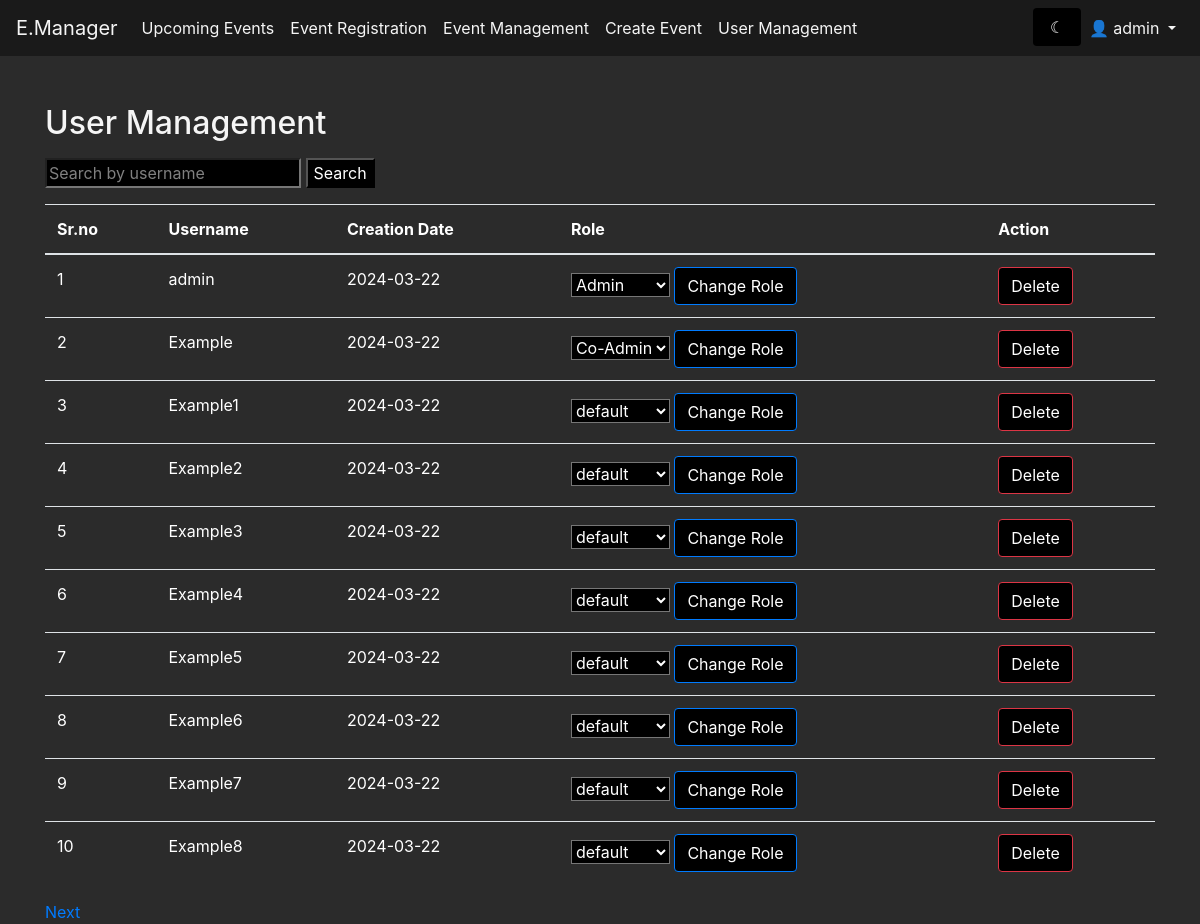
/user_management (signed in), run on an earlier commit of the app's database.
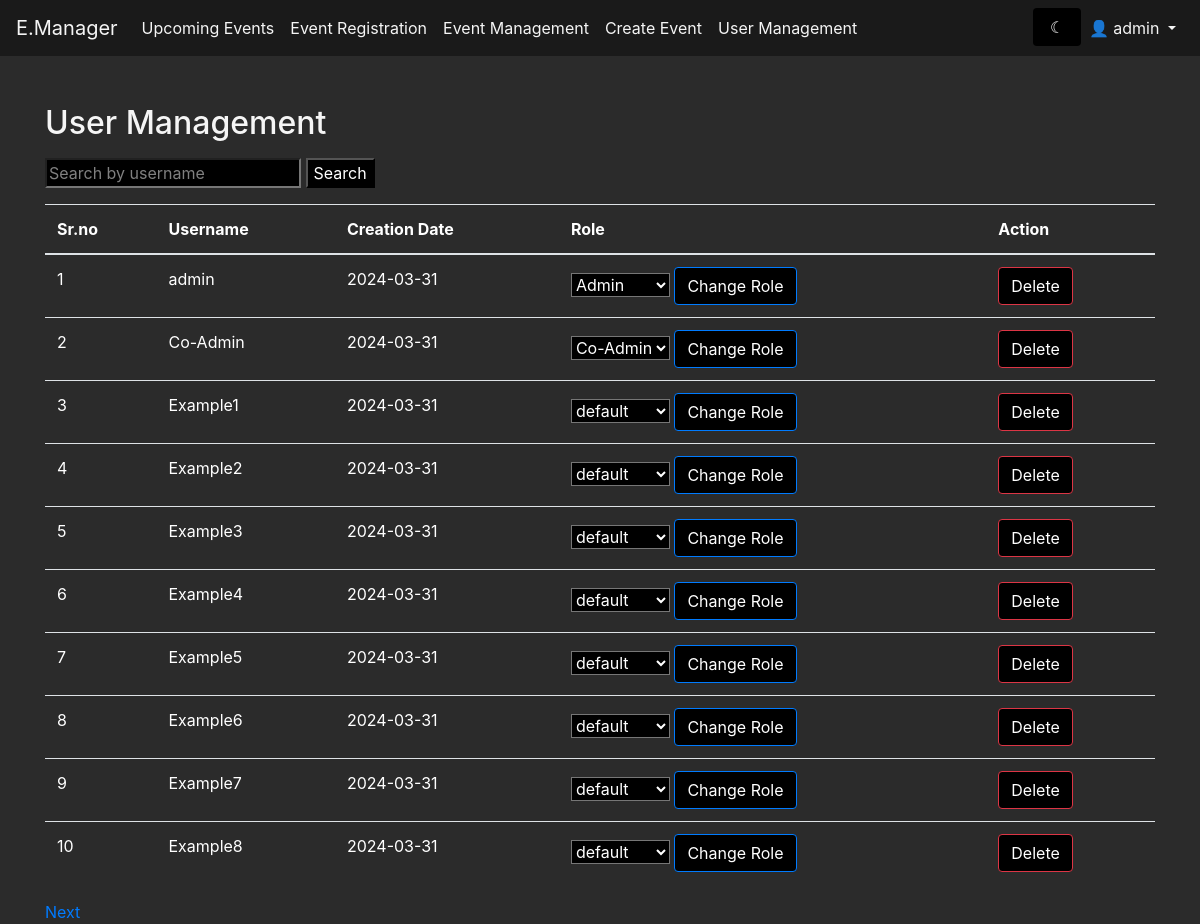
And on a later commit of the database.
### modules/models.py (models this page shows, shortened)
class User(db.Model):
    id = db.Column(db.Integer, primary_key=True)
    username = db.Column(db.String(100), nullable=False)
    password = db.Column(db.String(30), nullable=False)
    date_created = db.Column(db.DateTime, default=datetime.utcnow)
    role = db.Column(db.String(30), default='default')

### modules/user.py (the view)
@app.route('/user_management', methods=['GET', 'POST'])
def user_management():
    if 'username' in session:
        if User.query.filter_by(username=session['username']).first().role == 'Admin':
            page = request.args.get('page', 1, type=int)
            users = User.query.paginate(page=page, per_page=10, error_out=False)
            if request.method == 'POST':
                search = request.form.get('search')
                if search:
                    search_result = User.query.filter(User.username.like('%' + search + '%')).all()
                    return render_template('user_management.html', users=search_result)
            msg = get_flashed_messages()
            return render_template('user_management.html', users=users, msg=msg)
        else:
            flash('You are not authorized to access this page')
            return redirect(url_for('event'))
    return redirect(url_for('signin'))

### modules/templates/user_management.html (shortened to what this page needs)
<!DOCTYPE html>
<html lang="en" xmlns="http://www.w3.org/1999/html">
  <head>
    <link
      href="https://stackpath.bootstrapcdn.com/bootstrap/4.5.0/css/bootstrap.min.css"
      rel="stylesheet"
    />
    <link rel="stylesheet" href="{{url_for('static',filename='css/dashboard.css')}}" />
  </head>
  <body class="{{ session['theme'] }}">
    <nav class="navbar navbar-expand-lg navbar-light bg-light fixed-top">
      <a class="navbar-brand" href="/event">E.Manager</a>
      <div class="collapse navbar-collapse" id="navbarNav">
        <ul class="navbar-nav">
          <li class="nav-item">
            <a class="nav-link" href="/event">Upcoming Events</a>
          </li>
          <li class="nav-item">
            <a class="nav-link" href="/event">Event Registration</a>
          </li>
          <li class="nav-item">
            <a class="nav-link" href="/event_manager">Event Management</a>
          </li>
          {% if 'role' in session and session['role'] == 'Admin' or 'role' in session and session['role'] == 'Co-Admin' %}
          <li class="nav-item">
            <a class="nav-link" href="/event/create">Create Event</a>
          </li>
          {% endif %}
          {% if 'role' in session and session['role'] == 'Admin' %}
          <li class="nav-item">
            <a class="nav-link" href="/user_management">User Management</a>
          </li>
          {% endif %}
        </ul>
        <ul class="navbar-nav ml-auto">
          <form action="/toggle_theme" method="post" id="toggle-theme-form">
            <input type="submit" class="form-control border-0" value="{% if session['theme'] == 'light-theme' %} &#9788 {% else %} &#9790 {% endif %}" />
          </form>
          {% if 'username' in session %}
          <li class="nav-item dropdown">
            <a
              class="nav-link dropdown-toggle"
              href="#"
              id="navbarDropdown"
              role="button"
              data-toggle="dropdown"
              aria-haspopup="true"
              aria-expanded="false"
            >
              👤 {{ session['username'] }}
            </a>
          </li>
          {% endif %}
        </ul>
      </div>
    </nav>
    <div class="container mt-4">
      <h2 class="mb-3">User Management</h2>
      <form method="POST" class="mb-3">
        <input type="text" name="search" placeholder="Search by username" />
        <input type="submit" value="Search" />
      </form>
      <table class="table mb-3">
        <thead>
          <tr>
            <th>Sr.no</th>
            <th>Username</th>
            <th>Creation Date</th>
            <th>Role</th>
            <th>Action</th>
          </tr>
        </thead>
        <tbody id="userTable">
          {% for user in users %}
          <tr>
            <td>{{ user.id}}</td>
            <td>{{ user.username }}</td>
            <td>{{ user.date_created.strftime('%Y-%m-%d') }}</td>
            <td>
              <form method="POST" action="{{ url_for('change_role') }}">
              <select name="role">
                <option value="default" {% if user.role == 'default' %}selected{% endif %}>default</option>
                <option value="Co-Admin" {% if user.role == 'Co-Admin' %}selected{% endif %}>Co-Admin</option>
                <option value="Admin" {% if user.role == 'Admin' %}selected{% endif %}>Admin</option>
              </select>
                <input
                  type="submit"
                  class="btn btn-primary"
                  value="Change Role"
                />
              </form>
            </td>
            <td>
              <form method="POST" action="{{ url_for('delete_user') }}">
                <input type="submit" class="btn btn-danger" value="Delete" />
              </form>
            </td>
          </tr>
          {% endfor %}
        </tbody>
      </table>
      <div class="pagination">
         {% if users.has_next %}
        <a href="{{ url_for('user_management', page=users.next_num) }}">Next</a>
        {% endif %}
      </div>
    </div>
  </body>
</html>

### modules/static/css/dashboard.css (style rules this page uses)
body { background-color: #2b2b2b; color: #f5f5f5; padding-top: 80px; }
.navbar { background-color: #1a1a1a !important; }
.nav-link, .dropdown-item { color: #f5f5f5 !important; }
.navbar-brand { color: #f5f5f5 !important; }
.btn-primary { background-color: #007bff; border-color: #007bff; }
.container { background-color: #2b2b2b; }
table { color: #ffffff; }
th, td { color: #ffffff; }
input { background-color: #000000; color: #ffffff; }
::placeholder { color: #ffffff; opacity: 0.5; }
select { background-color: #000000 !important; color: #ffffff !important; }
select option { background-color: #000000 !important; color: #ffffff !important; }
input, textarea { background-color: #000000 !important; color: #ffffff !important; }
::placeholder { color: #ffffff !important; opacity: 0.5 !important; }

What changed in the data, as far as the page shows it:
changed User "admin": date_created "2024-03-22" → "2024-03-31"
changed User "Co-Admin": username "Example" → "Co-Admin"; date_created "2024-03-22" → "2024-03-31"
changed User "Example1": date_created "2024-03-22" → "2024-03-31"
changed User "Example2": date_created "2024-03-22" → "2024-03-31"
changed User "Example3": date_created "2024-03-22" → "2024-03-31"
changed User "Example4": date_created "2024-03-22" → "2024-03-31"
changed User "Example5": date_created "2024-03-22" → "2024-03-31"
changed User "Example6": date_created "2024-03-22" → "2024-03-31"
changed User "Example7": date_created "2024-03-22" → "2024-03-31"
changed User "Example8": date_created "2024-03-22" → "2024-03-31"
